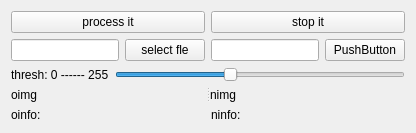
      <widget class="QWidget" name="tab_22">
       <attribute name="title">
        <string>boxellipse</string>
       </attribute>
       <layout class="QVBoxLayout" name="verticalLayout_31">
        <item>
         <layout class="QVBoxLayout" name="verticalLayout_30">
          <item>
           <layout class="QHBoxLayout" name="horizontalLayout_108">
            <item>
             <widget class="QPushButton" name="pushButton_107">
              <property name="text">
               <string>process it</string>
              </property>
             </widget>
            </item>
            <item>
             <widget class="QPushButton" name="pushButton_108">
              <property name="text">
               <string>stop it</string>
              </property>
             </widget>
            </item>
           </layout>
          </item>
          <item>
           <layout class="QHBoxLayout" name="horizontalLayout_109">
            <item>
             <widget class="QLineEdit" name="lineEdit_53"/>
            </item>
            <item>
             <widget class="QPushButton" name="pushButton_109">
              <property name="text">
               <string>select fle</string>
              </property>
             </widget>
            </item>
            <item>
             <widget class="QLineEdit" name="lineEdit_54"/>
            </item>
            <item>
             <widget class="QPushButton" name="pushButton_110">
              <property name="text">
               <string>PushButton</string>
              </property>
             </widget>
            </item>
           </layout>
          </item>
          <item>
           <layout class="QHBoxLayout" name="horizontalLayout_110">
            <item>
             <widget class="QLabel" name="label_146">
              <property name="text">
               <string>thresh: 0 ------ 255</string>
              </property>
             </widget>
            </item>
            <item>
             <widget class="QSlider" name="horizontalSlider_31">
              <property name="maximum">
               <number>255</number>
              </property>
              <property name="singleStep">
               <number>1</number>
              </property>
              <property name="pageStep">
               <number>10</number>
              </property>
              <property name="value">
               <number>100</number>
              </property>
              <property name="orientation">
               <enum>Qt::Horizontal</enum>
              </property>
             </widget>
            </item>
           </layout>
          </item>
          <item>
           <widget class="QSplitter" name="splitter_26">
            <property name="sizePolicy">
             <sizepolicy hsizetype="Expanding" vsizetype="Expanding">
              <horstretch>0</horstretch>
              <verstretch>0</verstretch>
             </sizepolicy>
            </property>
            <property name="orientation">
             <enum>Qt::Horizontal</enum>
            </property>
            <widget class="QLabel" name="label_147">
             <property name="sizePolicy">
              <sizepolicy hsizetype="Preferred" vsizetype="Expanding">
               <horstretch>0</horstretch>
               <verstretch>0</verstretch>
              </sizepolicy>
             </property>
             <property name="text">
              <string>oimg</string>
             </property>
            </widget>
            <widget class="QWidget" name="layoutWidget_36">
             <layout class="QGridLayout" name="gridLayout_28">
              <item row="0" column="0">
               <widget class="QLabel" name="label_148">
                <property name="sizePolicy">
                 <sizepolicy hsizetype="Preferred" vsizetype="Preferred">
                  <horstretch>0</horstretch>
                  <verstretch>0</verstretch>
                 </sizepolicy>
                </property>
                <property name="text">
                 <string>nimg</string>
                </property>
               </widget>
              </item>
             </layout>
            </widget>
           </widget>
          </item>
          <item>
           <layout class="QHBoxLayout" name="horizontalLayout_111">
            <item>
             <widget class="QLabel" name="label_149">
              <property name="sizePolicy">
               <sizepolicy hsizetype="Preferred" vsizetype="Minimum">
                <horstretch>0</horstretch>
                <verstretch>0</verstretch>
               </sizepolicy>
              </property>
              <property name="maximumSize">
               <size>
                <width>16777215</width>
                <height>32</height>
               </size>
              </property>
              <property name="text">
               <string>oinfo:</string>
              </property>
             </widget>
            </item>
            <item>
             <widget class="QLabel" name="label_150">
              <property name="sizePolicy">
               <sizepolicy hsizetype="Preferred" vsizetype="Minimum">
                <horstretch>0</horstretch>
                <verstretch>0</verstretch>
               </sizepolicy>
              </property>
              <property name="maximumSize">
               <size>
                <width>16777215</width>
                <height>32</height>
               </size>
              </property>
              <property name="text">
               <string>ninfo:</string>
              </property>
             </widget>
            </item>
           </layout>
          </item>
         </layout>
        </item>
       </layout>
      </widget>
